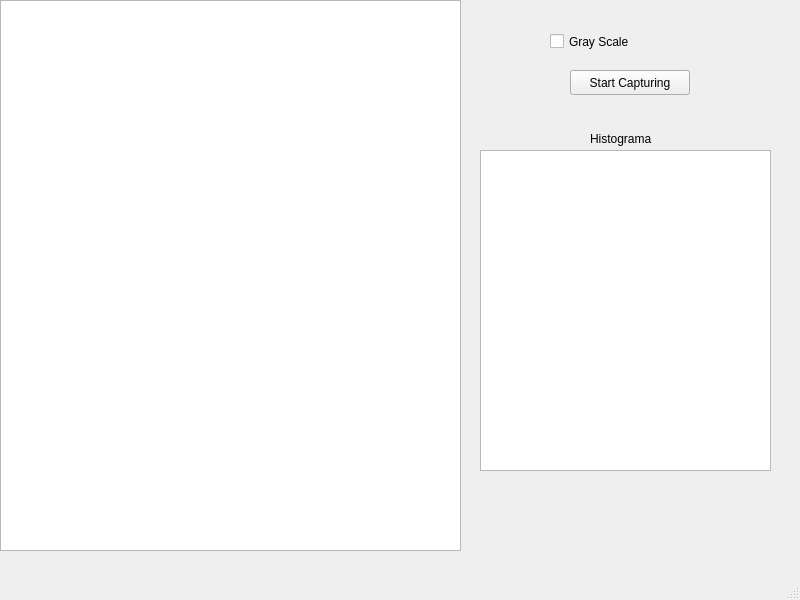
<?xml version="1.0" encoding="UTF-8"?>
<ui version="4.0">
 <class>MainWindow</class>
 <widget class="QMainWindow" name="MainWindow">
  <property name="geometry">
   <rect>
    <x>0</x>
    <y>0</y>
    <width>800</width>
    <height>600</height>
   </rect>
  </property>
  <property name="windowTitle">
   <string>MainWindow</string>
  </property>
  <widget class="QWidget" name="centralwidget">
   <widget class="QCheckBox" name="appliesGrayScale">
    <property name="geometry">
     <rect>
      <x>550</x>
      <y>30</y>
      <width>150</width>
      <height>23</height>
     </rect>
    </property>
    <property name="text">
     <string>Gray Scale</string>
    </property>
   </widget>
   <widget class="QPushButton" name="takeCameraShot">
    <property name="geometry">
     <rect>
      <x>570</x>
      <y>70</y>
      <width>120</width>
      <height>25</height>
     </rect>
    </property>
    <property name="text">
     <string>Start Capturing</string>
    </property>
   </widget>
   <widget class="QGraphicsView" name="histogramView">
    <property name="geometry">
     <rect>
      <x>480</x>
      <y>150</y>
      <width>291</width>
      <height>321</height>
     </rect>
    </property>
   </widget>
   <widget class="QLabel" name="label">
    <property name="geometry">
     <rect>
      <x>590</x>
      <y>130</y>
      <width>81</width>
      <height>17</height>
     </rect>
    </property>
    <property name="text">
     <string>Histograma</string>
    </property>
   </widget>
   <widget class="QGraphicsView" name="cameraView">
    <property name="geometry">
     <rect>
      <x>0</x>
      <y>0</y>
      <width>461</width>
      <height>551</height>
     </rect>
    </property>
   </widget>
  </widget>
  <widget class="QMenuBar" name="menubar">
   <property name="geometry">
    <rect>
     <x>0</x>
     <y>0</y>
     <width>800</width>
     <height>22</height>
    </rect>
   </property>
  </widget>
  <widget class="QStatusBar" name="statusbar"/>
 </widget>
 <resources/>
 <connections/>
</ui>
